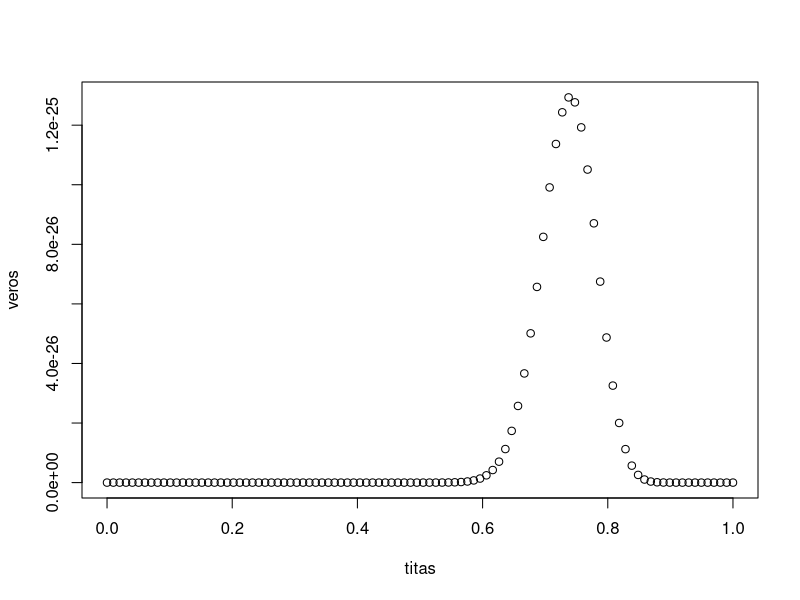
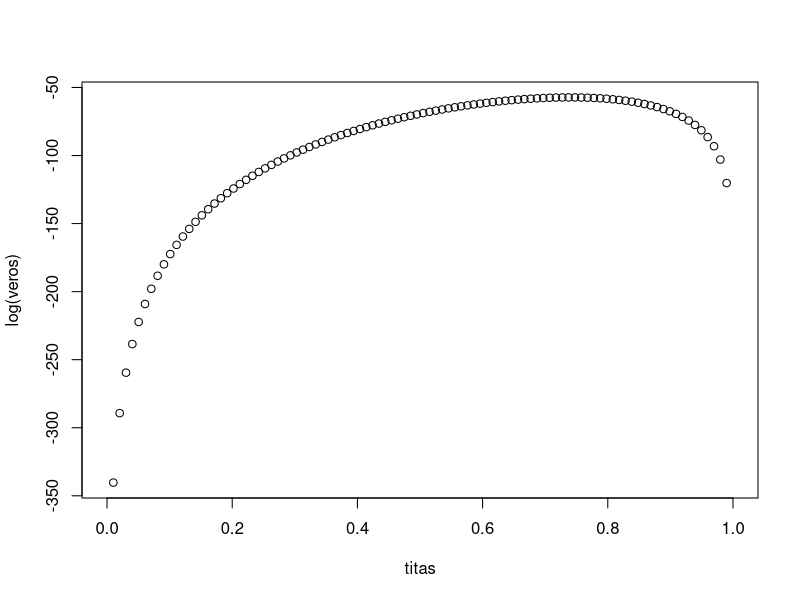

Reproduce these figures in R, in order.
titas <- seq(0,1,length.out= 100)
veros <- c()
maximo <- 0
titamaximo <- 0
for (tita in titas){
  valor <- (tita**74)*((1-tita)**26)
  veros <- c(veros,valor)
  if (valor>maximo){
    maximo <- valor
    titamaximo <- tita
  }
}

plot(titas,veros)


plot(titas,log(veros))

# Cuando da maximo
maximo # 1.29324e-25
titamaximo # 0.7373737

# Con which
which.max(veros) # 74
titas[74] # 0.7373737
